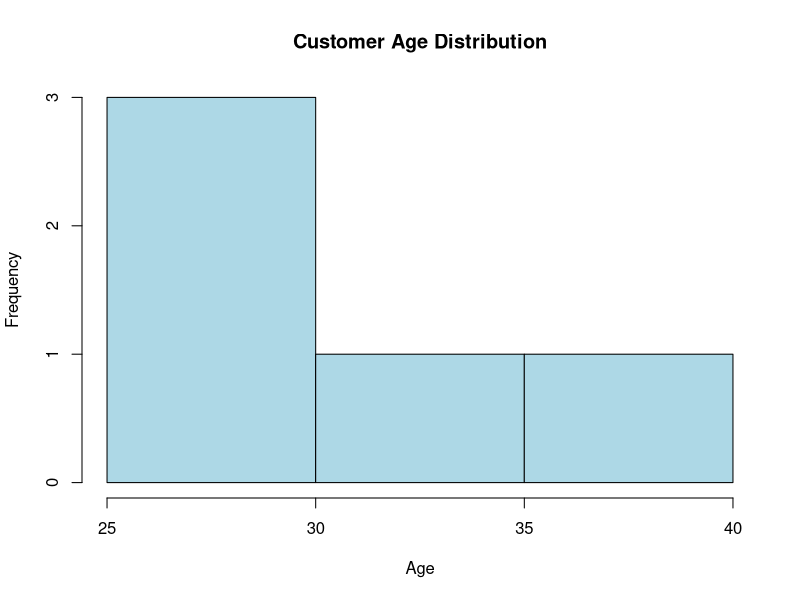

Source code (R):
feedback_data <- data.frame(
  Customer_ID = 1:5,
  Age = c(25, 30, 35, 28, 40),
  Satisfaction_Score = c(4, 5, 3, 4, 5)
)

print(feedback_data)  # Check data
hist(feedback_data$Age, xlab = "Age", 
     main = "Customer Age Distribution", col = "lightblue")
